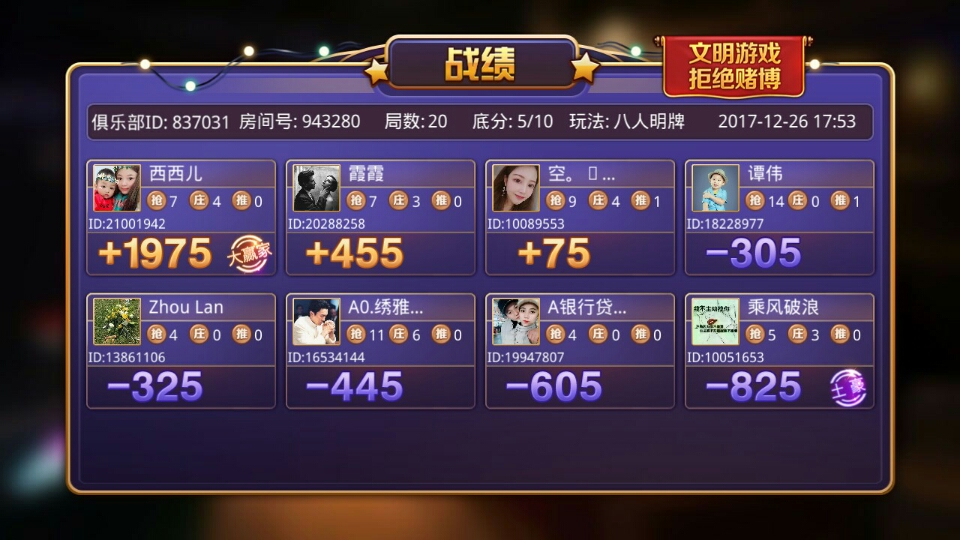
#> input picture cut/mm.jpg, 960 x 540 px
$ python image.py
#> lines starting #> are read from the running program, lines starting #| are printed output that depends on the picture
# 图像处理模块

from PIL import Image

# 参数配置
path = './cut/mm.jpg' #需要处理的图片
originposi=(72, 10) # 第一个坐标
roominfo={
    'club':(70,20,168,112), # (图片x,y.坐标x,y)
    'room':(70,20,298,111),
    'rnds':(25,20,424,112),
    'bits':(45,20,513,112),
    'type':(80,20,609,112),
    'date':(100,20,714,111),
    'time':(50,20,810,112)
}
playerinfo={
    'name':(80,22,145,162),
    # 'qiang':(20,20,165,190),
    # 'zhuang':(20,20,208,190),
    # 'tui':(20,20,250,190),
    'id':(78,12,88,218),
    'score':(135,40,90,234),
}

def readpic():
    setposi=originposi[1] # 粘贴图片y轴起始点
    im = Image.open(path) # 载入战绩图
#> im is the input picture: PIL image 960x540 RGB; mean R, G, B 68.8, 53.1, 74.9
    tmp = Image.open('./cut/newtmp1.jpg') # 载入优化后图片
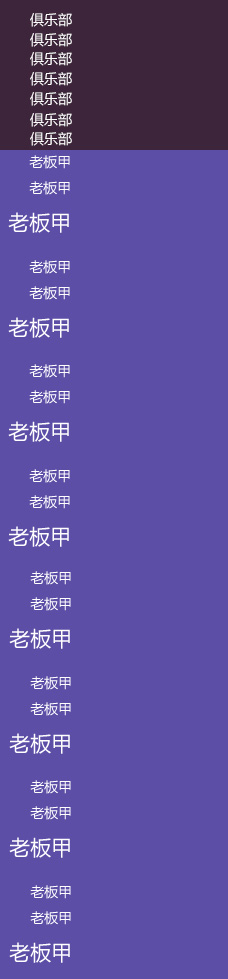
#> input picture cut/newtmp1.jpg, 228 x 979 px
#> tmp is the input picture: PIL image 228x979 RGB; mean R, G, B 93.1, 78.1, 153.3

    for dictname,values in roominfo.items(): # 俱乐部信息优化
        imagebox= roominfo[dictname][2], roominfo[dictname][3], roominfo[dictname][2] + roominfo[dictname][0], roominfo[dictname][3] + roominfo[dictname][1]
        tmp.paste(im.crop(imagebox), (originposi[0], setposi))
        setposi+=roominfo[dictname][1]
#> after the loop, setposi = 150

    for row in range(0,2):
        for p in range(0,4):
            for dictname,values in playerinfo.items():
                imagebox= playerinfo[dictname][2]+200*p, playerinfo[dictname][3]+row*134, playerinfo[dictname][2]+200*p + playerinfo[dictname][0], playerinfo[dictname][3]+row*134 + playerinfo[dictname][1]
                tmp.paste(im.crop(imagebox), (originposi[0], setposi))
                setposi+=playerinfo[dictname][1]+10
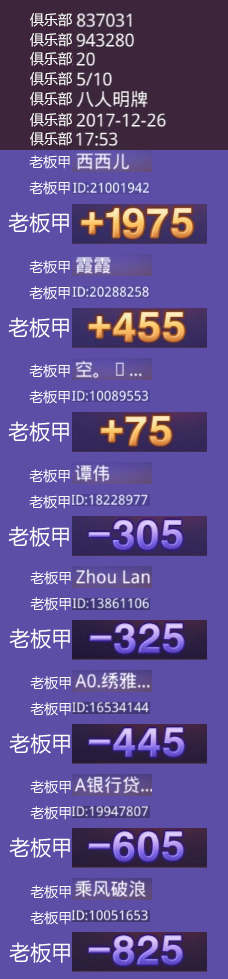
#> tmp: PIL image 228x979 RGB; mean R, G, B 96.2, 79.9, 142.3
#> after the loop, setposi = 982

    tmp.save('./cut/newtmp.jpg') # 保存所有更改
    return

# 主程序
if __name__=='__main__':
    readpic()
    print('处理完毕')
    # pass
